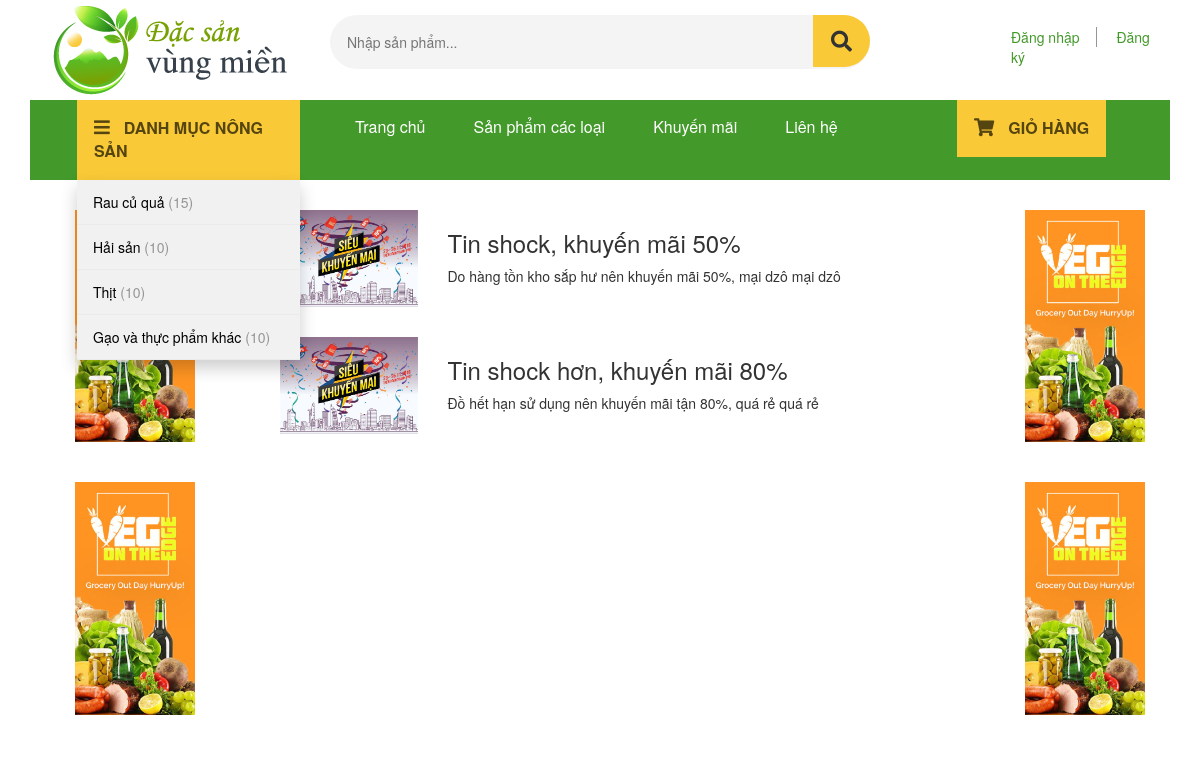
Page /news.php on the committed database.
### tables this page shows
CREATE TABLE `categories` (
  `cat_id` int(11) NOT NULL,
  `cat_title` varchar(255) NOT NULL
);

CREATE TABLE `news` (
  `news_id` int(10) NOT NULL,
  `news_title` text NOT NULL,
  `short_desc` text NOT NULL,
  `image` varchar(255) NOT NULL,
  `page` varchar(255) NOT NULL
);

### resource/functions.php (called while the page is built, shortened)
<?php
function query($sql) {
    global $connection;
    return mysqli_query($connection, $sql);
}
function fetch_array($result){
    return mysqli_fetch_array($result);
}
?>

### public/news.php (the view, shortened to what this page needs)
<?php include(TEMPLATE_FRONT . DS . "header.php") ?>
<div class="container-horizontal">
    <div class="col-md-2">
        <div class="vertical-ad-banner">
            <img src="images/banner-3.jpg">
        </div>
    </div>
    <div class="col-md-8">
        <div class="news-list">
        <?php
            $queryString = "SELECT * FROM news";
            $query = query($queryString);
            while($row = fetch_array($query)):
                $title = $row['news_title'];
                $shortDesc = $row['short_desc'];
                $image = $row['image'];
                $page = $row['page'];
        ?>
                <div class="news-element">
                    <a href="news/<?php echo $page?>">
                        <div class="container-horizontal">
                            <div class="col-md-3">
                                <img class="thumbnail-img" src="images/News_Thumbnail/<?php echo $image?>">
                            </div>
                            <div class="col-md-9">
                                <h3 class="news-title"><?php echo $title?></h3>
                                <p class="news-short-desc"><?php echo $shortDesc?></p>
                            </div>
                        </div>
                    </a>
                </div>
        <?php
            endwhile;
        ?>
        </div>
    </div>
    <div class="col-md-2">
        <div class="vertical-ad-banner">
            <img src="images/banner-3.jpg">
            <img src="images/banner-3.jpg">
        </div>
    </div>
</div>

### resource/templates/front/header.php (shortened to what this page needs)
<?php
    $isLoggedin = isset($_SESSION['idLogin']) ? $_SESSION['idLogin'] : false;
    $loggedinID = $isLoggedin ? $_SESSION['idLogin'] : "";
?>
<!DOCTYPE html>
<html lang="en">
<head>
    <link href="//maxcdn.bootstrapcdn.com/bootstrap/3.3.0/css/bootstrap.min.css"
    rel="stylesheet" id="bootstrap-css">
    <link rel="stylesheet" href="https://pro.fontawesome.com/releases/v5.10.0/css/all.css"
/>
    <link rel="stylesheet" href="css/fontawesome.min.css">
    <link href="css/shop-homepage.css" rel="stylesheet">
    <link href="css/homepage.css" rel="stylesheet">
    <link href="css/style.css" rel="stylesheet">
</head>
<body>
    <div class="container-fluid">
        <div class="container">
              <div class="_header">
                <div class="row">
                    <div class="col-md-3 site-branding">
                        <a href="index.php">
                          <img src="images/logo.png" alt="Logo">
                        </a>
                    </div>
                    <div class="col-md-6 site-search">
                        <form  method="GET" action="category.php">
                            <input type="search" id="product-search-field" class="search-field" placeholder="Nhập sản phẩm..." name="search">
                            <button type="submit" value="search_1"><i class="fas fa-search"></i></button>
                        </form>
                    </div>
                    <div class="col-md-3 sign-in">
                    <?php
                        if($isLoggedin) {
                            $query = query("SELECT * FROM users where user_id = $loggedinID");
                            confirm($query);
                            $row = fetch_array($query);
                            $userID = $row['user_id'];
                            $userName = $row['username'];
                                echo "Xin chào $userName";?>
                                <form action="logout.php" method="POST">
                                    <button name="logout" class="sign-up-1" style="border: none;"> Đăng xuất </button>
                                </form>
                        <?php
                        } else { ?>
                        <a href="login.php" class="sign-up-1">Đăng nhập</a>
                        <a href="signup.php" class="sign-up-2">Đăng ký</a>
                        <?php } ?>
                    </div>
                </div>
              </div>
              <nav class="container-fluid navbar-expand-lg navbar-light">
                <div class="row">
                    <div class="col-md-3">
                        <div class="dropdown">
                            <div class="dropbtn"><span><i class="fas fa-bars"></i></span>DANH MỤC NÔNG SẢN</div>
                            <div class="dropdown-content">
                            <?php
                                $queryString = "SELECT product_category_id, cat_title, cat_id, COUNT(product_id) AS total FROM products JOIN categories
                                ON categories.cat_id = products.product_category_id GROUP BY product_category_id ";
                                $query = query($queryString);
                                while($row = fetch_array($query)):
                                    $total = $row['total'];
                                    $categoryName = $row['cat_title'];
                                    $categoryID = $row['cat_id'];
                            ?>
                                <a href="category.php?cat=<?php echo $categoryID?>&page=1&filter=0"><?php echo $categoryName?> <span>(<?php echo $total?>)</span></a>
                                <?php endwhile ?>
                            </div>
                        </div>
                    </div>
                    <div class="col-md-6 navbar" style="text-align:center;">
                        <a href="index.php">Trang chủ</a>
                        <a href="category.php?cat=1&page=1&filter=0">Sản phẩm các loại</a>
                        <a href="news.php">Khuyến mãi</a>
                        <a href="">Liên hệ</a>
                    </div>
                    <div class="col-md-3 shopping-cart">
                        <button class="dropbtn"><span><i class="fas fa-shopping-cart"></i></span>GIỎ HÀNG</button>
                    </div>
                </div>
            </nav>

### public/css/homepage.css (style rules this page uses)
* { margin: 0; padding: 0; box-sizing: border-box; }
body { font-size: 14px; color: #333333; }
.container-fluid { padding-left: 0; padding-right: 0; }
.container { width: 95%; margin-left: auto; margin-right: auto; padding-left: 0; padding-right: 0; }
._header { margin-bottom: 0; }
.site-search { position: relative; padding-top: 1.1em; line-height: 1; }
.site-search form input { background: rgb(244, 244, 244); border-radius: 30px; border: 1px solid rgba(0, 0, 0, 0); padding: 16px; width: 100%; }
.site-search form button { position: absolute; height: 75%; background-color: #F9C937; border: none; font-size: 1.5em; color: #554510; width: 10%; border-top-right-radius: 30px; border-bottom-right-radius: 30px; transform: translateX(-100%); }
.sign-in { position: relative; padding-left: 9em; padding-top: 1.1em; margin-top: 1%; }
.sign-up-1 { border-right: 1px solid rgb(150, 150, 150); padding-right: 16px; color: #43992A; }
.sign-up-2 { padding-left: 16px; color: #43992A; }
.navbar { margin-bottom: 0; height: 4em; border-radius: 0; }
.row { margin-left: 0; margin-right: 0; }
.dropbtn { background-color: #f9c937; color: #554510; padding: 17px; font-size: 16px; border: none; font-weight: 600; }
.dropdown { position: relative; display: inline-block; margin-left: 32px; }
.dropdown-content { position: absolute; background-color: #f1f1f1; min-width: 100%; box-shadow: 0px 8px 16px 0px rgba(0, 0, 0, 0.2); z-index: 1; }
.dropdown-content a { color: black; padding: 12px 16px; text-decoration: none; display: block; border-bottom: solid 1px #ebebeb; }
.fa-bars { font-size: 18px; font-weight: 700; margin-right: 14px; color: #554510; }
.dropdown-content span { color: #969696; font-weight: 500; }
.navbar-expand-lg { background-color: #43992A; }
.navbar a { float: left; font-size: 16px; color: white; text-align: left; text-decoration: none; margin: 15px 24px 0 24px; }
.fa-shopping-cart { font-size: 18px; font-weight: 700; margin-right: 14px; color: #554510; }
.shopping-cart { padding-left: 72px; }

### public/css/style.css (style rules this page uses)
* { margin: 0; padding: 0; box-sizing: border-box; color: #333333; }
.container-horizontal { width: 100%; display: flex; }
.vertical-ad-banner { width: 100%; margin: 10px; }
.vertical-ad-banner img { padding: 20px; width: 100%; }
.thumbnail-img { width: 100%; }
.news-element { margin: 30px; }

### rows in the picture
categories: cat_title "Rau củ quả", total "15"
categories: cat_title "Hải sản", total "10"
categories: cat_title "Thịt", total "10"
categories: cat_title "Gạo và thực phẩm khác", total "10"
news: image (picture), news_title "Tin shock, khuyến mãi 50%", short_desc "Do hàng tồn kho sắp hư nên khuyến mãi 50%, mại dzô mại dzô"
news: image (picture), news_title "Tin shock hơn, khuyến mãi 80%", short_desc "Đồ hết hạn sử dụng nên khuyến mãi tận 80%, quá rẻ quá rẻ"
